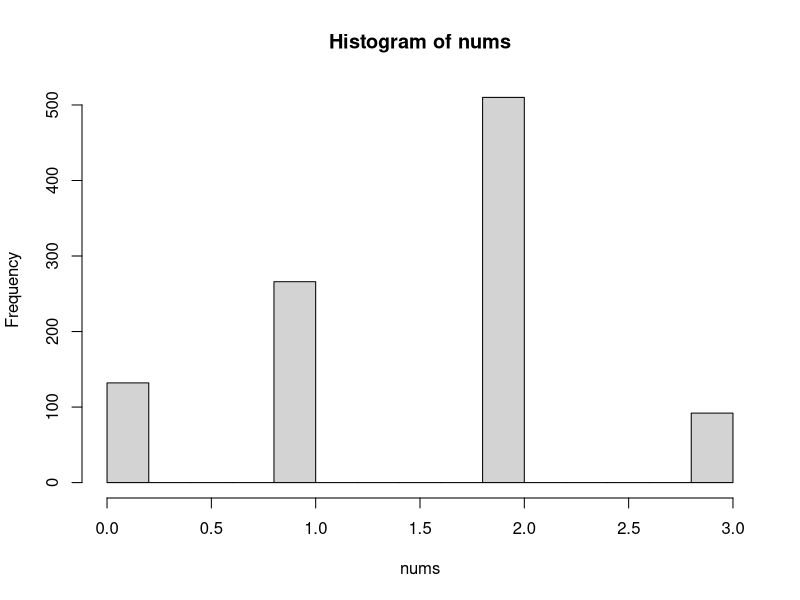

Recreate this plot in R.
# Wygenerować 1000 liczb z następnego rozkładu dyskretnego 
# (należy zminimalizować oczekiwany czas działania).
# k      0    1    2   3
# P(X=k) 0,15 0,25 0,5 0,1

# 2 - [0, 0.5)
# 1 - [0.5, 0.75)
# 0 - [0.75, 0.9)
# 3 - [0.9, 1)

vals <- c(2, 1, 0, 3)
probs <- c(0.5, 0.25, 0.15, 0.1)
cum <- cumsum(probs)

n <- 1000
u <- runif(n)
nums <- numeric(n)

for(i in 1:n)
{
  u_curr <- u[i]
  
  j <- 1
  while(u_curr > cum[j])
  {
    j <- j + 1
  }
  
  nums[i] <- vals[j]
}

nums
hist(nums)
table(nums)
